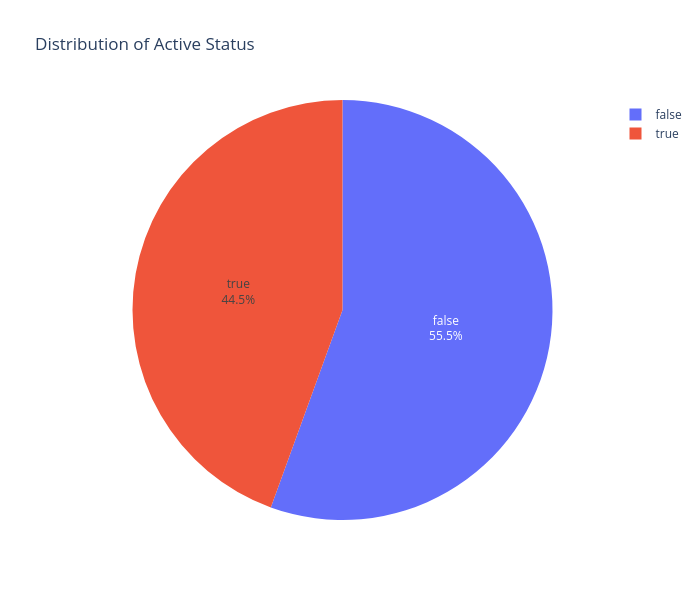

The code cell stored with this chart in its notebook:
### Code cell
# Pie Chart: Active Status

active_counts = mydata['active'].value_counts()

fig = px.pie(values=active_counts.values, 
             names=active_counts.index,
             title='Distribution of Active Status',
             labels={'True': 'Active', 'False': 'Inactive'})

fig.update_traces(textposition='inside', 
                  textinfo='percent+label')

fig.update_layout(
    width=700,
    height=600
)

fig.show()

### Figure 1 — Plotly figure (JSON) as saved in the notebook; plotly's stock layout.template omitted (floating-point values rounded to 4 significant figures)
{"data": [{"domain": {"x": [0, 1], "y": [0, 1]}, "hovertemplate": "label=%{label}<br>value=%{value}<extra></extra>", "labels": [false, true], "legendgroup": "", "name": "", "showlegend": true, "textinfo": "percent+label", "textposition": "inside", "type": "pie", "values": [1122, 898]}], "layout": {"height": 600, "legend": {"tracegroupgap": 0}, "title": {"text": "Distribution of Active Status"}, "width": 700}}
